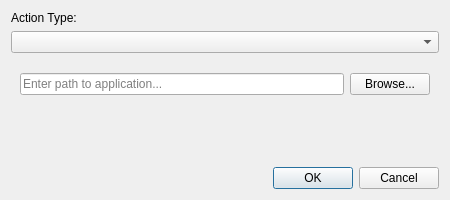
<?xml version="1.0" encoding="UTF-8"?>
<ui version="4.0">
 <class>AddActionDialog</class>
 <widget class="QDialog" name="AddActionDialog">
  <property name="geometry">
   <rect>
    <x>0</x>
    <y>0</y>
    <width>450</width> <height>200</height> </rect>
  </property>
  <property name="windowTitle">
   <string>Add New Action</string>
  </property>
  <layout class="QVBoxLayout" name="verticalLayout_3">
   <item>
    <widget class="QLabel" name="label">
     <property name="text">
      <string>Action Type:</string>
     </property>
    </widget>
   </item>
   <item>
    <widget class="QComboBox" name="actionTypeCombo"/>
   </item>
   <item>
    <widget class="QStackedWidget" name="stackedWidget">
     <property name="currentIndex">
      <number>0</number>
     </property>
     <widget class="QWidget" name="pageOpenApp">
      <layout class="QHBoxLayout" name="horizontalLayout">
       <item>
        <widget class="QLineEdit" name="appPathEdit">
         <property name="placeholderText">
          <string>Enter path to application...</string>
         </property>
        </widget>
       </item>
       <item>
        <widget class="QPushButton" name="browseAppButton">
         <property name="text">
          <string>Browse...</string>
         </property>
        </widget>
       </item>
      </layout>
     </widget>
     <widget class="QWidget" name="pageOpenUrl">
      <layout class="QVBoxLayout" name="verticalLayout">
       <item>
        <widget class="QLineEdit" name="urlEdit">
         <property name="placeholderText">
          <string>Enter URL (e.g., http://google.com)</string>
         </property>
        </widget>
       </item>
      </layout>
     </widget>
     <widget class="QWidget" name="pageTypeKeystroke">
      <layout class="QVBoxLayout" name="verticalLayout_2">
       <item>
        <widget class="QLineEdit" name="keystrokeEdit">
         <property name="placeholderText">
          <string>Enter text to type...</string>
         </property>
        </widget>
       </item>
      </layout>
     </widget>
     <widget class="QWidget" name="pageOpenVSCodeFolder">
      <layout class="QHBoxLayout" name="horizontalLayout_2">
       <item>
        <widget class="QLineEdit" name="vsCodeFolderPathEdit">
         <property name="placeholderText">
          <string>Enter path to folder...</string>
         </property>
        </widget>
       </item>
       <item>
        <widget class="QPushButton" name="browseVSCodeFolderButton">
         <property name="text">
          <string>Browse...</string>
         </property>
        </widget>
       </item>
      </layout>
     </widget>
     </widget>
   </item>
   <item>
    <spacer name="verticalSpacer">
     <property name="orientation">
      <enum>Qt::Vertical</enum>
     </property>
     <property name="sizeHint" stdset="0">
      <size>
       <width>20</width>
       <height>40</height>
      </size>
     </property>
    </spacer>
   </item>
   <item>
    <widget class="QDialogButtonBox" name="buttonBox">
     <property name="orientation">
      <enum>Qt::Horizontal</enum>
     </property>
     <property name="standardButtons">
      <set>QDialogButtonBox::Cancel|QDialogButtonBox::Ok</set>
     </property>
    </widget>
   </item>
  </layout>
 </widget>
 <resources/>
 <connections>
  <connection>
   <sender>buttonBox</sender>
   <signal>accepted()</signal>
   <receiver>AddActionDialog</receiver>
   <slot>accept()</slot>
   <hints>
    <hint type="sourcelabel">
     <x>248</x>
     <y>254</y>
    </hint>
    <hint type="destinationlabel">
     <x>157</x>
     <y>274</y>
    </hint>
   </hints>
  </connection>
  <connection>
   <sender>buttonBox</sender>
   <signal>rejected()</signal>
   <receiver>AddActionDialog</receiver>
   <slot>reject()</slot>
   <hints>
    <hint type="sourcelabel">
     <x>316</x>
     <y>260</y>
    </hint>
    <hint type="destinationlabel">
     <x>286</x>
     <y>274</y>
    </hint>
   </hints>
  </connection>
 </connections>
</ui>
